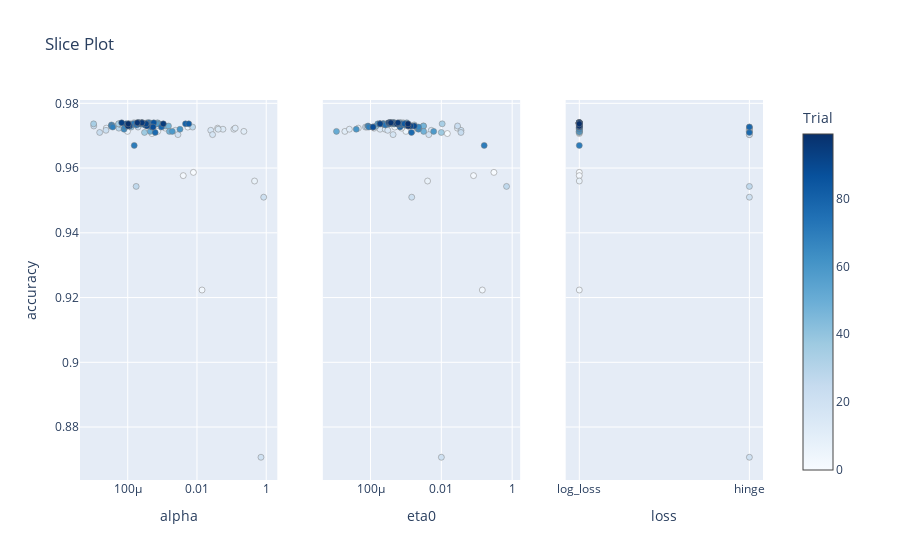

Write notebook code for a chart like this one.
### Markdown cell above
**`plot_slice`**

### Code cell
from optuna.visualization import plot_slice

plot_slice(study, target_name='accuracy')

# из-за сильно маленьких значений objective у нас едет масштаб - можно зазумиться в нужную зону на графиках...
